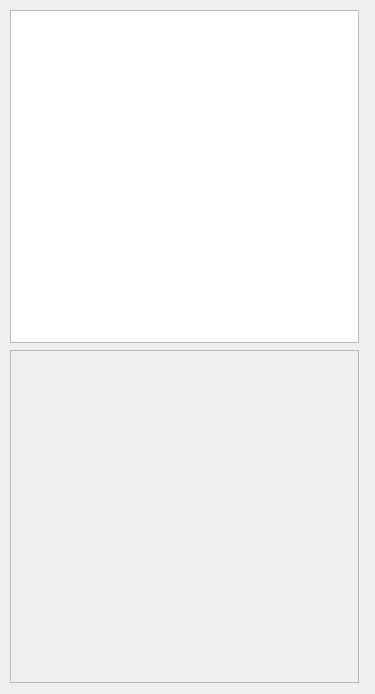
<?xml version="1.0" encoding="UTF-8"?>
<ui version="4.0">
 <class>param_display_widget</class>
 <widget class="QWidget" name="param_display_widget">
  <property name="geometry">
   <rect>
    <x>0</x>
    <y>0</y>
    <width>375</width>
    <height>694</height>
   </rect>
  </property>
  <property name="sizePolicy">
   <sizepolicy hsizetype="MinimumExpanding" vsizetype="MinimumExpanding">
    <horstretch>0</horstretch>
    <verstretch>0</verstretch>
   </sizepolicy>
  </property>
  <property name="windowTitle">
   <string>Form</string>
  </property>
  <widget class="QListWidget" name="propertyListView">
   <property name="geometry">
    <rect>
     <x>10</x>
     <y>10</y>
     <width>349</width>
     <height>333</height>
    </rect>
   </property>
   <property name="sizePolicy">
    <sizepolicy hsizetype="Minimum" vsizetype="Expanding">
     <horstretch>0</horstretch>
     <verstretch>0</verstretch>
    </sizepolicy>
   </property>
  </widget>
  <widget class="QScrollArea" name="parametersTreeScrollArea">
   <property name="geometry">
    <rect>
     <x>10</x>
     <y>350</y>
     <width>349</width>
     <height>333</height>
    </rect>
   </property>
   <property name="sizePolicy">
    <sizepolicy hsizetype="MinimumExpanding" vsizetype="MinimumExpanding">
     <horstretch>0</horstretch>
     <verstretch>0</verstretch>
    </sizepolicy>
   </property>
   <property name="widgetResizable">
    <bool>true</bool>
   </property>
   <widget class="QWidget" name="scrollAreaWidgetContents">
    <property name="geometry">
     <rect>
      <x>0</x>
      <y>0</y>
      <width>347</width>
      <height>331</height>
     </rect>
    </property>
   </widget>
  </widget>
 </widget>
 <resources/>
 <connections/>
</ui>
